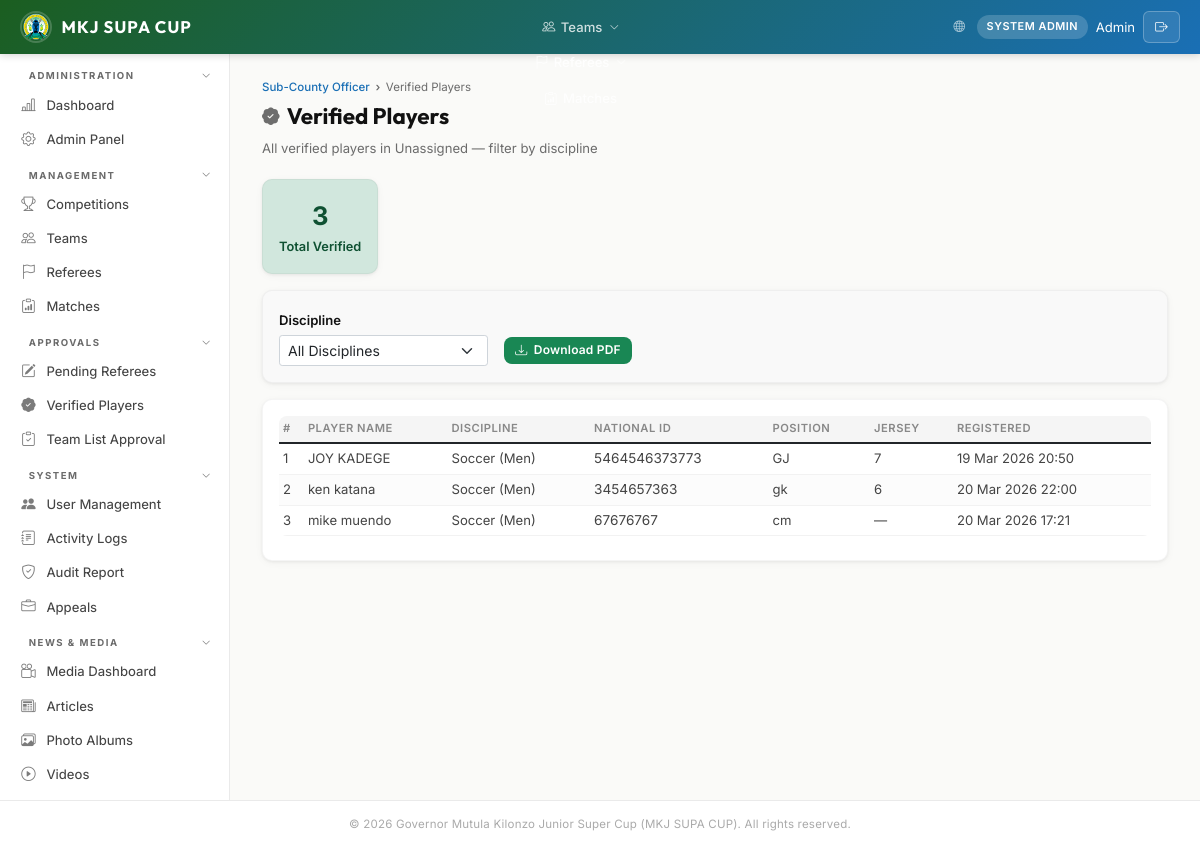
/portal/subcounty-officer/verified-players/ (signed in), run on the app's committed database.
### accounts/models.py (models this page shows, shortened)
class User(AbstractBaseUser, PermissionsMixin):
    email       = models.EmailField(unique=True)
    first_name  = models.CharField(max_length=100)
    last_name   = models.CharField(max_length=100)
    phone       = models.CharField(max_length=13, validators=[kenya_phone_validator])
    role        = models.CharField(max_length=30, choices=UserRole.choices, default=UserRole.TEAM_MANAGER)
    county      = models.CharField(max_length=100, blank=True, help_text="Kenyan county")
    sub_county  = models.CharField(
        max_length=100, blank=True, default="",
        help_text="Sub-county or constituency assignment for sub-county sports officers",
    )
    profile_photo = models.ImageField(upload_to="profiles/", null=True, blank=True)
    is_active   = models.BooleanField(default=True)
    is_staff    = models.BooleanField(default=False)
    is_suspended = models.BooleanField(default=False, help_text="Admin-suspended account")
    assigned_discipline = models.CharField(
        max_length=30, blank=True, default="",
        help_text="Sport family or discipline this user manages (for Coordinator / Scout roles)",
    )
    must_change_password = models.BooleanField(
        default=False,
        help_text="When True the user must set a new password on next login.",
    )
    date_joined = models.DateTimeField(default=timezone.now)
    last_login  = models.DateTimeField(null=True, blank=True)
    objects = UserManager()
    USERNAME_FIELD  = "email"
    REQUIRED_FIELDS = ["first_name", "last_name"]
    class Meta:
        verbose_name      = "User"
        verbose_name_plural = "Users"
        ordering = ["last_name", "first_name"]

### teams/models.py (models this page shows, shortened)
class CountyPlayer(models.Model):
    discipline = models.ForeignKey(
        CountyDiscipline, on_delete=models.CASCADE,
        related_name="players",
    )
    first_name = models.CharField(max_length=100)
    last_name = models.CharField(max_length=100)
    date_of_birth = models.DateField()
    national_id_number = models.CharField(
        max_length=20, unique=True, validators=[national_id_validator],
        help_text="National ID — unique across all counties and disciplines",
    )
    huduma_number = models.CharField(
        max_length=30, blank=True, default="",
        help_text="Huduma Namba / Huduma Kenya number",
    )
    phone = models.CharField(max_length=13, validators=[kenya_phone_validator])
    sub_county = models.CharField(
        max_length=100, blank=True, default="",
        help_text="Sub-county the player represents",
    )
    ward = models.CharField(
        max_length=100, blank=True, default="",
        help_text="Ward within the sub-county",
    )
    position = models.CharField(max_length=10, blank=True, default="",
                                help_text="Player position (where applicable)")
    jersey_number = models.PositiveIntegerField(null=True, blank=True,
                                                help_text="Jersey number")
    photo = models.ImageField(upload_to="county_players/photos/", null=True, blank=True,
                              help_text="Passport-size photo (required)")
    iprs_photo = models.ImageField(
        upload_to="county_players/iprs_photos/", null=True, blank=True,
        help_text="Passport photo returned from IPRS lookup (auto-populated)",
    )
    id_document = models.ImageField(upload_to="county_players/ids/", null=True, blank=True,
                                    help_text="Copy of National ID (required)")
    birth_certificate = models.ImageField(
        upload_to="county_players/birth_certs/", null=True, blank=True,
        help_text="Copy of Birth Certificate (optional)",
    )
    verification_status = models.CharField(
        max_length=20,
        choices=[
            ("pending", "Pending Verification"),
            ("verified", "Verified / Approved"),
            ("rejected", "Rejected"),
            ("resubmit", "Requires Resubmission"),
        ],
        default="pending",
    )
    rejection_reason = models.TextField(blank=True, default="")
    huduma_status = models.CharField(
        max_length=20,
        choices=[
            ("not_checked", "Not Checked"),
            ("verified", "Verified"),
            ("failed", "Failed"),
        ],
        default="not_checked",
    )
    huduma_verified_at = models.DateTimeField(null=True, blank=True)
    higher_league_status = models.CharField(
        max_length=20,
        choices=[
            ("not_checked", "Not Checked"),
            ("clear", "Clear"),
            ("flagged", "Flagged — Higher League / National Team"),
        ],
        default="not_checked",
        help_text="For non-football disciplines: check if player is in higher league or national team",
    )
    higher_league_details = models.TextField(
        blank=True, default="",
        help_text="Details of higher league / national team participation if flagged",
    )
    registered_at = models.DateTimeField(auto_now_add=True)
    class Meta:
        ordering = ["last_name", "first_name"]

class CountyDiscipline(models.Model):
    registration = models.ForeignKey(
        CountyRegistration, on_delete=models.CASCADE,
        related_name="disciplines",
    )
    sport_type = models.CharField(max_length=30, choices=SportType.choices)
    sub_county = models.CharField(
        max_length=100,
        blank=True,
        default="",
        help_text="Sub-county or constituency that owns this discipline entry",
    )
    class Meta:
        unique_together = ["registration", "sport_type", "sub_county"]
        ordering = ["sub_county", "sport_type"]

### mkj_cms/web_views.py (the view)
# urls.py: path("portal/subcounty-officer/verified-players/", subcounty_verified_players_view, name="subcounty_verified_players"),
@role_required('subcounty_sports_officer', 'admin')
def subcounty_verified_players_view(request):
    user = request.user
    discipline_filter = request.GET.get('discipline', '')
    disciplines = _discipline_queryset_for_user(user)
    players = CountyPlayer.objects.filter(
        verification_status='verified',
        discipline__in=disciplines,
    ).select_related('discipline', 'discipline__registration').order_by(
        'discipline__sport_type', 'last_name',
    )
    if discipline_filter:
        players = players.filter(discipline__sport_type=discipline_filter)
    disc_values = disciplines.values_list('sport_type', flat=True).distinct().order_by('sport_type')
    disc_choices = [(st, dict(SportType.choices).get(st, st)) for st in disc_values]
    return render(request, 'portal/subcounty_officer/verified_players.html', {
        'players': players,
        'disciplines': disc_choices,
        'discipline_filter': discipline_filter,
        'total': players.count(),
        'sub_county': user.sub_county or 'Unassigned',
    })

### mkj_cms/web_views.py (called while the page is built)
def role_required(*roles):
    def decorator(view):
        @wraps(view)
        @login_required(login_url='web_login')
        def wrapper(request, *args, **kwargs):
            if request.user.role not in roles and not request.user.is_superuser:
                messages.error(request, 'You do not have permission to access this page.')
                return redirect('dashboard')
            return view(request, *args, **kwargs)
        return wrapper
    return decorator

def _discipline_queryset_for_user(user):
    disciplines = CountyDiscipline.objects.select_related("registration", "linked_team")
    if user.role == UserRole.DIRECTOR_SPORTS:
        return disciplines.filter(registration__user=user)
    if user.role == UserRole.SUBCOUNTY_SPORTS_OFFICER:
        return disciplines.filter(
            registration__county=user.county,
            sub_county=user.sub_county,
        )
    return disciplines

### templates/portal/subcounty_officer/verified_players.html (shortened to what this page needs)
{% extends 'base.html' %}
{% block content %}
<div class="page-header">
    <div class="breadcrumb">
        <a href="{% url 'subcounty_officer_dashboard' %}">Sub-County Officer</a>
        <span>Verified Players</span>
    </div>
    <h1><i class="bi bi-patch-check-fill"></i> Verified Players</h1>
    <p>All verified players in {{ sub_county }} &mdash; filter by discipline</p>
</div>
<div class="d-flex gap-3 mb-3 flex-wrap">
    <div class="card p-3 text-center" style="min-width:100px;background:#d1e7dd;">
        <div style="font-size:1.6rem;font-weight:700;color:#0f5132;">{{ total }}</div>
        <div style="font-size:.8rem;font-weight:600;color:#0f5132;">Total Verified</div>
    </div>
</div>
<div class="card p-3 mb-3" style="background:#f9f9f9;">
    <form method="get" class="d-flex gap-3 align-items-end flex-wrap">
        <div>
            <label class="form-label mb-1" style="font-size:.82rem;font-weight:600;">Discipline</label>
            <select name="discipline" class="form-select form-select-sm" onchange="this.form.submit()">
                <option value="">All Disciplines</option>
            </select>
        </div>
        <a href="{% url 'verified_players_pdf' %}{% if discipline_filter %}?discipline={{ discipline_filter }}{% endif %}" class="btn btn-sm btn-success" style="margin-bottom:2px;">
            <i class="bi bi-download"></i> Download PDF
        </a>
    </form>
</div>
<div class="card p-3">
    <div class="table-responsive">
        <table class="table table-sm table-hover mb-0">
            <thead style="background:#f5f5f5;">
                <tr>
                    <th>#</th>
                    <th>Player Name</th>
                    <th>Discipline</th>
                    <th>National ID</th>
                    <th>Position</th>
                    <th>Jersey</th>
                    <th>Registered</th>
                </tr>
            </thead>
            <tbody>
                {% for p in players %}
                <tr>
                    <td>{{ forloop.counter }}</td>
                    <td>{{ p.first_name }} {{ p.last_name }}</td>
                    <td>{{ p.discipline.get_sport_type_display }}</td>
                    <td style="font-size:.85rem;">{{ p.national_id_number }}</td>
                    <td>{{ p.position|default:"—" }}</td>
                    <td>{{ p.jersey_number|default:"—" }}</td>
                    <td style="font-size:.82rem;white-space:nowrap;">
                        {{ p.registered_at|date:"d M Y H:i"|default:"—" }}
                    </td>
                </tr>
                {% empty %}
                <tr><td colspan="7" class="text-muted text-center">No verified players found</td></tr>
                {% endfor %}
            </tbody>
        </table>
    </div>
</div>
{% endblock %}

### templates/base.html (shortened to what this page needs)
{% load static %}
<!DOCTYPE html>
<html lang="en">
<head>
    <link rel="stylesheet" href="https://cdn.jsdelivr.net/npm/bootstrap@5.1.3/dist/css/bootstrap.min.css">
    <link rel="stylesheet" href="{% static 'css/style.css' %}">
    <link rel="stylesheet" href="https://cdn.jsdelivr.net/npm/bootstrap-icons@1.11.3/font/bootstrap-icons.min.css">
</head>
<body>
    {% block body %}
    <nav class="navbar">
        <div style="display:flex;align-items:center;gap:0">
            <a href="{% url 'dashboard' %}" class="navbar-brand">
                <img src="{% static 'img/Makueni logo.png' %}" alt="Makueni County Logo">
                <span>MKJ SUPA CUP</span>
            </a>
        </div>
        <ul class="navbar-nav">
            {% if user.role == 'admin' or user.role == 'competition_manager' %}
            <li>
                <a href="{% url 'competitions_list' %}" class=""></a>
            </li>
            {% endif %}
            {% if user.role == 'admin' or user.role == 'competition_manager' or user.role == 'verification_officer' or user.role == 'team_manager' %}
            <li>
                <a href="{% url 'teams_list' %}" class="{% if 'team' in request.resolver_match.url_name %}active{% endif %}"><i class="bi bi-people"></i> Teams <i class="bi bi-chevron-down" style="font-size:.6rem;margin-left:.1rem"></i></a>
            </li>
            {% endif %}
            {% if user.role == 'admin' or user.role == 'coordinator' or user.role == 'referee' %}
            <li>
                <a href="{% url 'referees_list' %}" class=""><i class="bi bi-flag"></i> <i class="bi bi-chevron-down" style="font-size:.6rem;margin-left:.1rem"></i></a>
            </li>
            {% endif %}
            <li><a href="{% url 'matches_list' %}" class="{% if 'match' in request.resolver_match.url_name %}active{% endif %}"><i class="bi bi-clipboard-data"></i> Matches</a></li>
        </ul>
        <div class="navbar-user">
            <a href="{% url 'home' %}" style="color:rgba(255,255,255,.65);font-size:.72rem;margin-right:.25rem;"><i class="bi bi-globe"></i></a>
            <span class="role-badge">{{ user.get_role_display }}</span>
            <span style="font-size:.82rem">{{ user.first_name }}</span>
            <form method="post" action="{% url 'web_logout' %}" style="display:inline;">
                <button type="submit" class="btn-logout"><i class="bi bi-box-arrow-right"></i></button>
            </form>
        </div>
    </nav>
    <div class="layout">
        {% include 'includes/sidebar.html' %}
        <main class="main-content">
            {% block content %}{% endblock %}
        </main>
    </div>
    <footer class="footer">
        &copy; 2026 Governor Mutula Kilonzo Junior Super Cup (MKJ SUPA CUP). All rights reserved.
    </footer>
    {% endblock %}
</body>
</html>

### data on the page
User: role "SYSTEM ADMIN", first_name "Admin"
CountyPlayer: first_name "JOY", last_name "KADEGE", discipline.sport_type "Soccer (Men)", national_id_number "5464546373773", position "GJ", jersey_number "7", registered_at "19 Mar 2026 20:50"
CountyPlayer: first_name "ken", last_name "katana", discipline.sport_type "Soccer (Men)", national_id_number "3454657363", position "gk", jersey_number "6", registered_at "20 Mar 2026 22:00"
CountyPlayer: first_name "mike", last_name "muendo", discipline.sport_type "Soccer (Men)", national_id_number "67676767", position "cm", jersey_number "—", registered_at "20 Mar 2026 17:21"

### other printed values
{{ sub_county }} "Unassigned"
{{ total }} "3"
